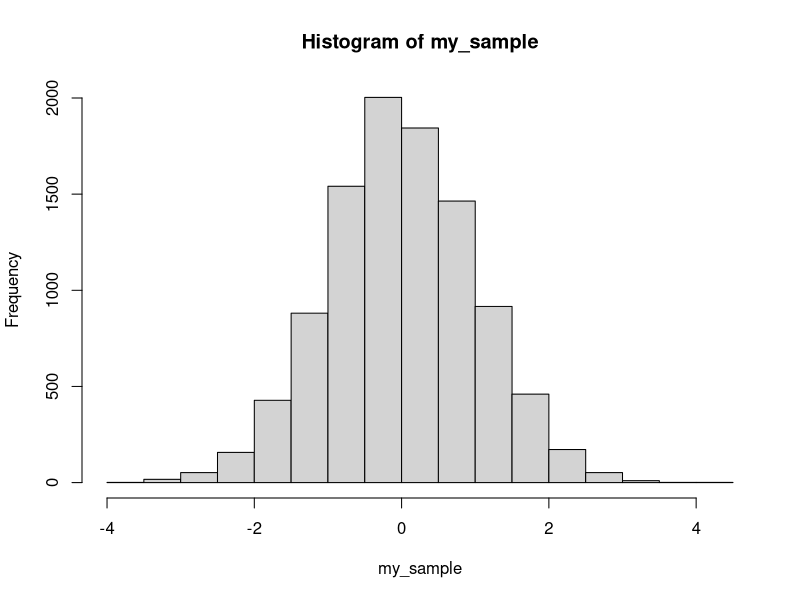
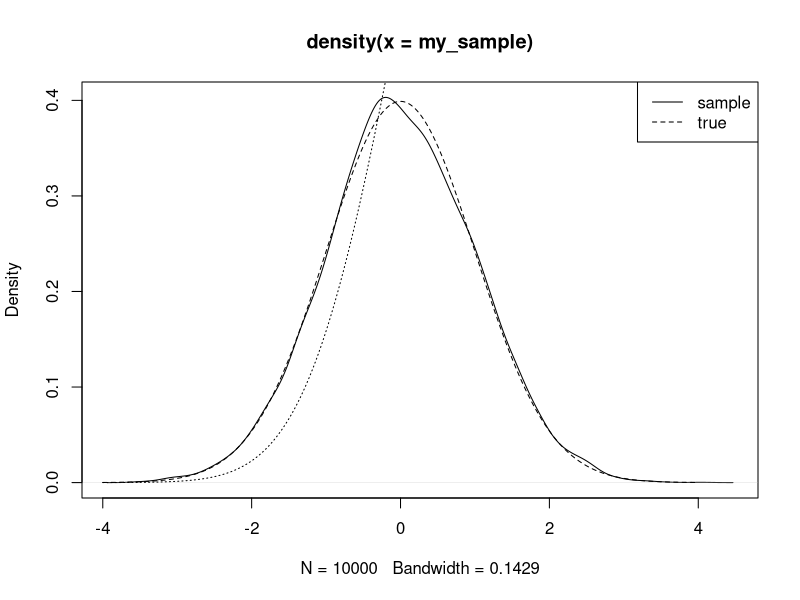
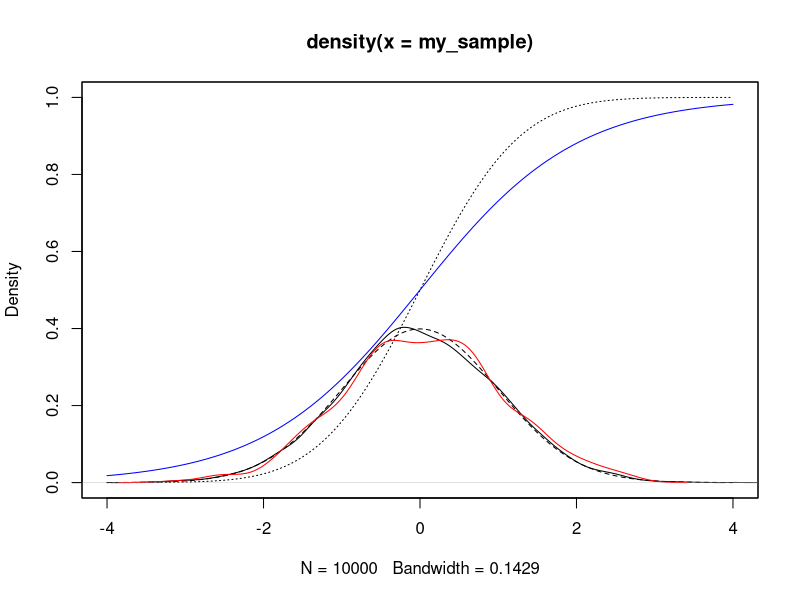
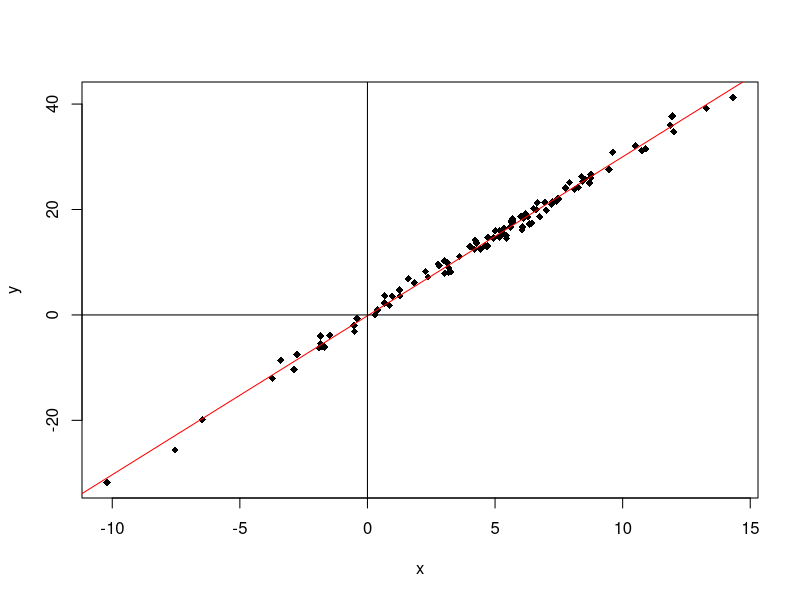
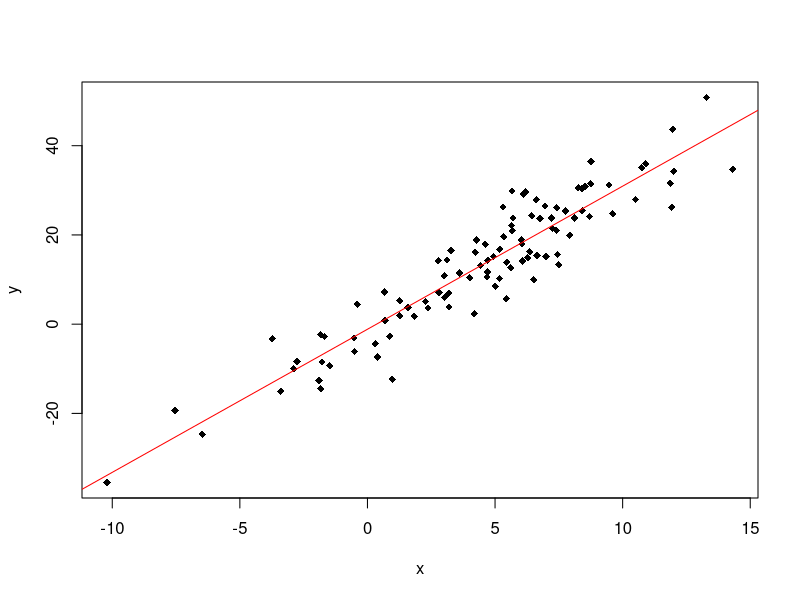
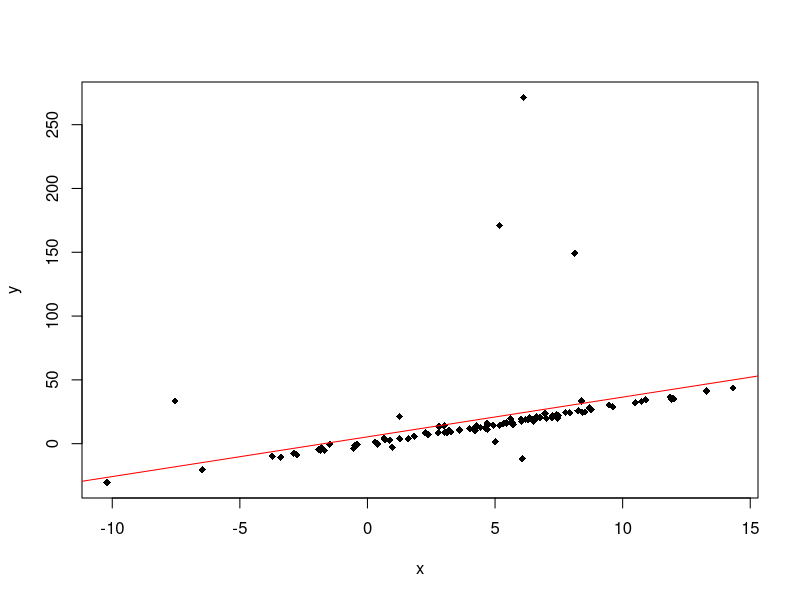
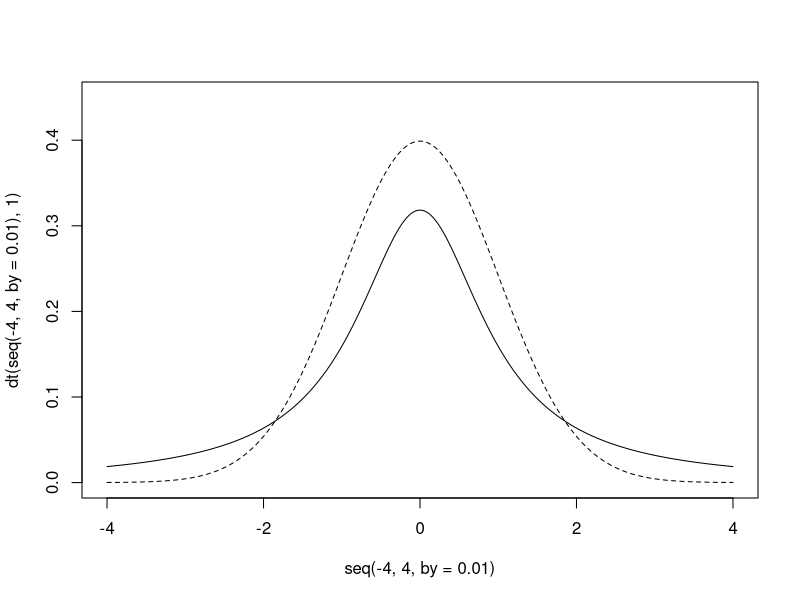
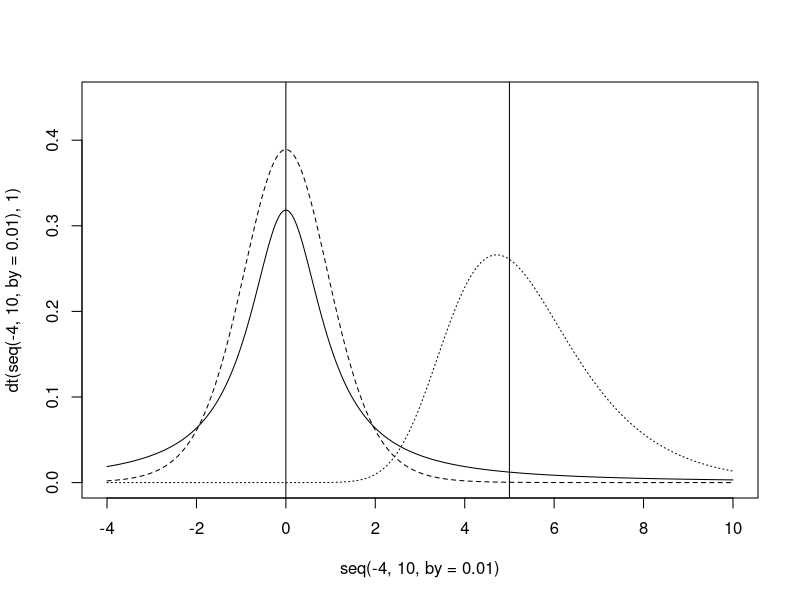

The R source for these figures, in order: (Note: this script raises an error after producing the figures.)
### random numbers and sampling

set.seed(45) #this sets the seed, making your code reproducible

?runif
?rnorm
?rexp
?rbinom
?rbeta
#the list goes on...

rnorm(10)
rnorm(1000)
rnorm(1000, mean=5, sd=10)

set.seed(99)
my_sample <- rnorm(10000)
hist(my_sample)

plot(density(my_sample))
lines(seq(-4,4,by=.01),
      dnorm(seq(-4,4,by=.01)),
      lty=2)
legend('topright',lty=c(1,2),
       legend=c('sample','true'))

pnorm(4)

lines(seq(-4,4,by=.01),pnorm(seq(-4,4,by=.01)), lty=3)

plot(density(my_sample), xlim=c(-4,4),
     ylim=c(0,1))
lines(seq(-4,4,by=.01),
      dnorm(seq(-4,4,by=.01)),
      lty=2)
lines(seq(-4,4,by=.01),pnorm(seq(-4,4,by=.01)), lty=3)

#just to compare to logit...
lines(seq(-4,4,by=.01),
      1/(1+exp(-seq(-4,4,by=.01))), col='blue')

qnorm(seq(0,1,by=.01))
par(new=TRUE) #add a new plot to current window
plot(density(qnorm(runif(1000))),col='red',
     xlim=c(-4,4),ylim=c(0,1),
     main='',xlab='',ylab='',xaxt='n',yaxt='n') #inverse of normal, sampling from uniform
#don't really have to know why this works yet

## generating data

set.seed(99)
x <- rnorm(100, 5, 5)
y <- x*3+rnorm(100) #adding noise, generating y
plot(y~x, pch=18)
abline(lm(y~x), col='red')

summary(lm(y~x))
#why is the intercept so close to zero?
abline(v=0)
abline(h=0)

y <- x*3+rnorm(100,0,5) #noisier
plot(y~x, pch=18)
abline(lm(y~x), col='red')

summary(lm(y~x)) #still pretty good

set.seed(87)
y <- x*3+rt(100,1)
plot(y~x, pch=18)
abline(lm(y~x), col='red')

summary(lm(y~x)) #still pretty good for beta, but notice intercept - why problematic?
set.seed(8)
x2 <- rnorm(100)
summary(lm(y~x+x2))
#run the first simulation again, but include the x2 - will not be like this

#how do these distributions look? not much different actually
plot(seq(-4,4,by=.01),dt(seq(-4,4,by=.01),1),type='l', ylim=c(0,.45))
lines(seq(-4,4,by=.01),dnorm(seq(-4,4,by=.01)),lty=2)


#exercise
#demonstrate the central limit theorem (very important in statistics)
#draw from any distribution (even binomial) a sample of size 15 and find the mean
#repeat this many times, and plot the distribution of the means
#increase n and repeat
#plot the distribution of the means, and the distribution of sqrt(n)(mean-total.mean)/sample.sigma

?t.test
set.seed(7)
t.test(rnorm(10),rnorm(10))
t.test(rnorm(1000),rnorm(1000))
t.test(rnorm(1000),rnorm(1000,mean=1))
t.test(rnorm(10),rnorm(10,mean=.2))
t.test(rnorm(1000),rnorm(1000,mean=.2))
t.test(rt(1000,1),rt(1000,1))
t.test(rt(1000,1),rt(1000,10))
t.test(rt(1000,1),rt(1000,10,10))
plot(seq(-4,10,by=.01),dt(seq(-4,10,by=.01),1),type='l', ylim=c(0,.45),xlim=c(-4,10))
lines(seq(-4,10,by=.01),dt(seq(-4,10,by=.01),10),lty=2, ylim=c(0,.45))
lines(seq(-4,10,by=.01),dt(seq(-4,10,by=.01),10,5),lty=3, ylim=c(0,.45))
abline(v=0)
abline(v=5)

#exercise
#write a function that takes n as an argument, FUN as an argument, p as an argument, and ... as an argument
#FUN will be your distribution (e.g., rnorm)
#sample two samples of size n from the distribution and return TRUE if p-value is less than p
#the ... argument will be used for all other arguments to FUN
#give every argument a default


?dbinom
#use the above to determine the probability that you would get heads 5 times in eight coin flips
#what about 3 heads?


##sample (refresher)

my_vec <- 1:10
?sample
sample(my_vec, 2)
sample(my_vec, 12)
sample(my_vec, 12, replace=TRUE)

?expand.grid
mat <- expand.grid(my_vec,my_vec)
mat
sample(mat, 10) #doesn't work
mat[sample(1:dim(mat)[1], 10),]

rbinom(1,1,.5)
sample(0:1,1)
rbinom(1,1,.3)
sample(0:1,1,prob=c(.3,.7)) #run this with a much larger n and take the mean (in one line of code)
  # repeat with rbinom

#exercise
#write a function that simulates the monty hall problem
#from wikipedia:
#Suppose you're on a game show, and you're given the choice
#of three doors: Behind one door is a car; behind the others,
#goats. You pick a door, say No. 1, and the host, who knows
#what's behind the doors, opens another door, say No. 3, which
#has a goat. He then says to you, "Do you want to pick door No. 2?"
#Is it to your advantage to switch your choice?
#
#basically write a function that will take a choice, and return TRUE
#if you get the car, FALSE otherwise
#write another function that will call this function multiple times,
#and assess the probability of getting the car given a choice
#writing pseudo code is a good idea


